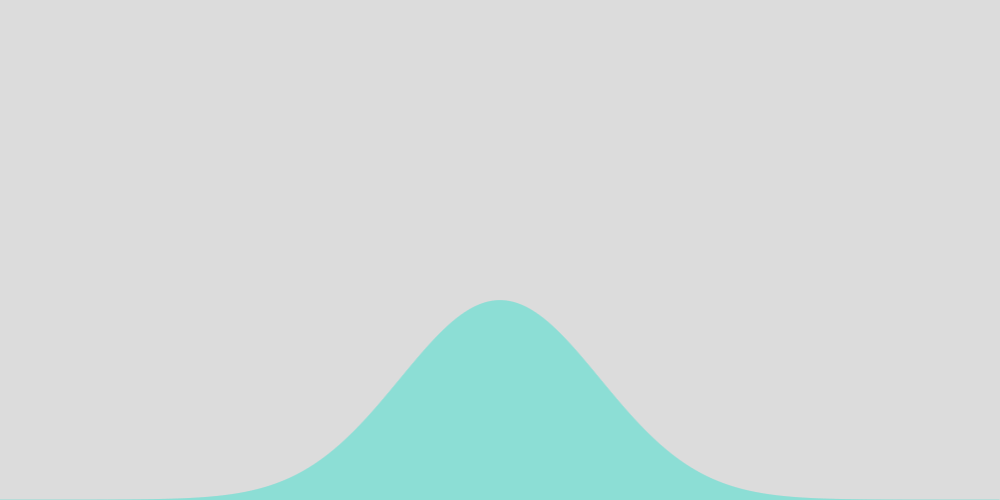
Frame 1 (no input)
Frame 60 (no input): identical to frame 1, image omitted
Frame 120 (the mouse pressed at the canvas centre since frame 60): identical to frame 1, image omitted

The p5.js sketch that drew this single still picture (run headless with seeded random() and noise() and a simulated clock; from frame 60 on, the mouse is pressed at the canvas centre):

// p5.js sketch
// ── sketch.js
var p;
var z;

function setup() {
  createCanvas(1000, 500);
}

function draw() {
  background(220);
  for(i=0; i<1000; i++)
  {
    z = (i - width/2) / 100;
    p = exp(-(z*z / 2)) / sqrt (2 * PI);
    console.log(p);
    stroke(64, 224, 208, 150);
    line(i, height, i, height - p*500);
  }
  // noLoop();
}
